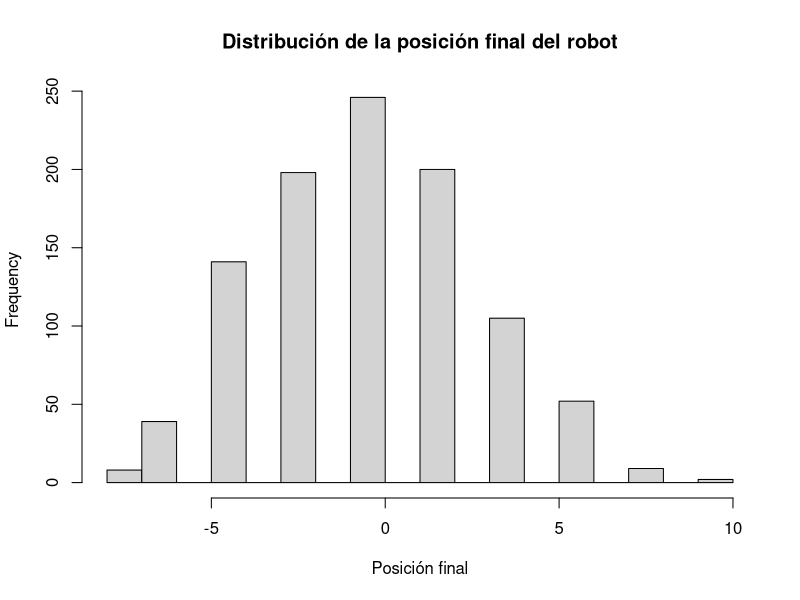

Write the R code that produced this figure.
# Semilla para reproducibilidad
set.seed(123)

# Número de simulaciones
n_sim <- 1000

# Número de pasos
n_steps <- 10

# Simulaciones
resultados <- replicate(n_sim, sum(sample(c(-1, 1), n_steps, replace = TRUE)))

# Mostrar media y varianza simuladas
media_simulada <- mean(resultados)
varianza_simulada <- var(resultados)

# Mostrar resultados
cat("Media simulada:", media_simulada, "\n")
cat("Varianza simulada:", varianza_simulada, "\n")

# Histograma para ver la distribución
hist(resultados, breaks = 20, main = "Distribución de la posición final del robot", xlab = "Posición final")
